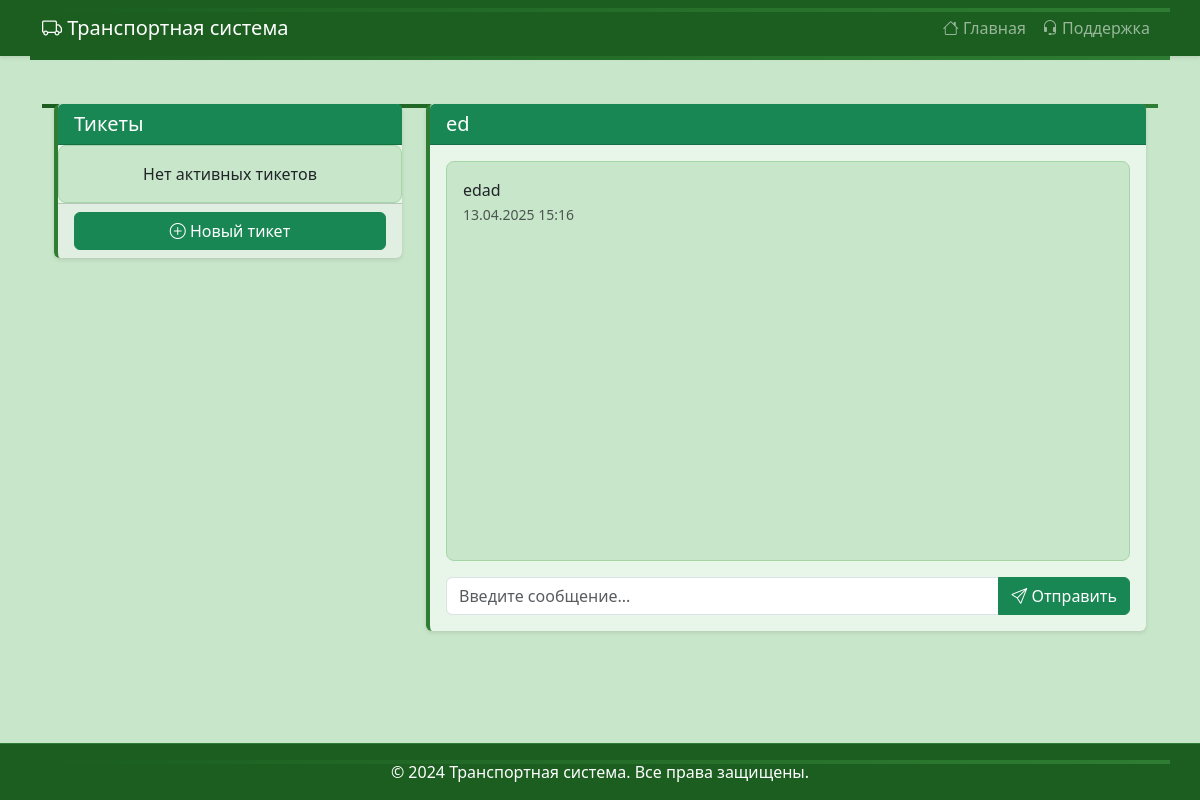
Page /support/ (signed in) on the committed database.
### transport/models.py (models this page shows, shortened)
class SupportTicket(models.Model):
    STATUS_CHOICES = [
        ('new', 'Новый'),
        ('in_progress', 'В работе'),
        ('resolved', 'Решен'),
        ('closed', 'Закрыт'),
    ]
    session_id = models.CharField(max_length=100)
    email = models.EmailField()
    subject = models.CharField(max_length=200)
    status = models.CharField(max_length=20, choices=STATUS_CHOICES, default='new')
    transport = models.ForeignKey(Transport, on_delete=models.SET_NULL, null=True, blank=True, related_name='tickets')
    created_at = models.DateTimeField(auto_now_add=True)
    updated_at = models.DateTimeField(auto_now=True)
    class Meta:
        verbose_name = 'Тикет'
        verbose_name_plural = 'Тикеты'

class SupportMessage(models.Model):
    ticket = models.ForeignKey(SupportTicket, on_delete=models.CASCADE, related_name='messages')
    is_staff = models.BooleanField(default=False)
    message = models.TextField()
    created_at = models.DateTimeField(auto_now_add=True)
    class Meta:
        verbose_name = 'Сообщение'
        verbose_name_plural = 'Сообщения'
        ordering = ['created_at']

### transport/views.py (the view)
# urls.py: path('support/', views.support_chat, name='support_chat'),
@ensure_csrf_cookie
def support_chat(request):
    current_ticket_id = request.GET.get('ticket_id') or request.session.get('current_ticket_id')
    current_ticket = None
    messages = []
    if current_ticket_id:
        try:
            current_ticket = SupportTicket.objects.get(id=current_ticket_id)
            messages = SupportMessage.objects.filter(ticket=current_ticket).order_by('created_at')
        except SupportTicket.DoesNotExist:
            current_ticket_id = None
    tickets = SupportTicket.objects.filter(session_id=request.session.session_key).order_by('-created_at')
    context = {
        'current_ticket': current_ticket,
        'tickets': tickets,
        'messages': messages
    }
    return render(request, 'transport/support_chat.html', context)

### transport/templates/transport/support_chat.html (shortened to what this page needs)
{% extends 'transport/base.html' %}
{% block content %}
<div class="container mt-4">
    <div class="row">
        <div class="col-md-4">
            <div class="card">
                <div class="card-header bg-success text-white">
                    <h5 class="mb-0">Тикеты</h5>
                </div>
                <div class="card-body p-0">
                    <div class="ticket-list">
                        {% for ticket in tickets %}
                        <div class="ticket-item p-3 {% if ticket.id == current_ticket.id %}active{% endif %}"
                             onclick="window.location.href='{% url 'support_chat' %}?ticket_id={{ ticket.id }}'"
                             data-ticket-id="{{ ticket.id }}">
                            <h6 class="mb-1">{{ ticket.subject }}</h6>
                            <small class="text-muted">{{ ticket.email }}</small>
                            <span class="badge bg-{{ ticket.status|yesno:'success,warning' }} float-end">
                                {{ ticket.get_status_display }}
                            </span>
                        </div>
                        {% empty %}
                        <div class="p-3">
                            <p class="text-center mb-0">Нет активных тикетов</p>
                        </div>
                        {% endfor %}
                    </div>
                </div>
                <div class="card-footer">
                    <button class="btn btn-success w-100" id="newTicketBtn">
                        <i class="bi bi-plus-circle"></i> Новый тикет
                    </button>
                </div>
            </div>
        </div>
        <div class="col-md-8">
            <div class="card">
                <div class="card-header bg-success text-white">
                    <h5 class="mb-0">
                        {% if current_ticket %}
                            {{ current_ticket.subject }}
                        {% else %}
                            Выберите тикет или создайте новый
                        {% endif %}
                    </h5>
                </div>
                <div class="card-body">
                    {% if current_ticket %}
                        <div class="chat-messages mb-3" id="chatMessages">
                            {% for message in messages %}
                            <div class="message {% if message.is_staff %}message-staff{% else %}message-user{% endif %} mb-3">
                                <div class="message-content">
                                    {{ message.message }}
                                </div>
                                <small class="text-muted">{{ message.created_at|date:"d.m.Y H:i" }}</small>
                            </div>
                            {% endfor %}
                        </div>
                        <form id="messageForm" class="mt-3" data-ticket-id="{{ current_ticket.id }}">
                            <div class="input-group">
                                <input type="text" class="form-control" id="messageInput"
                                       placeholder="Введите сообщение...">
                                <button class="btn btn-success" type="submit">
                                    <i class="bi bi-send"></i> Отправить
                                </button>
                            </div>
                        </form>
                    {% else %}
                        <p class="text-center">Выберите тикет для просмотра сообщений</p>
                    {% endif %}
                </div>
            </div>
        </div>
    </div>
</div>
{% endblock %}

### transport/templates/transport/base.html (style rules this page uses)
body { min-height: 100vh; display: flex; flex-direction: column; background-color: #c8e6c9; }
.card { transition: all 0.3s ease; border: none; box-shadow: 0 2px 4px rgba(0,0,0,0.1); background-color: #e8f5e9; border-left: 4px solid #2e7d32; }
.btn { transition: all 0.2s ease; }
.chat-messages { height: 400px; overflow-y: auto; padding: 1rem; background-color: #c8e6c9; border-radius: 0.5rem; border: 1px solid #a5d6a7; }
.ticket-list { max-height: 400px; overflow-y: auto; border: 1px solid #a5d6a7; border-radius: 0.5rem; background-color: #c8e6c9; }
.container { position: relative; }
.container::before { content: ''; position: absolute; top: 0; left: 0; right: 0; height: 4px; background: linear-gradient(90deg, #1b5e20, #2e7d32, #1b5e20); background-size: 200% 100%; animation: gradient 3s ease infinite; }

### rows in the picture
SupportTicket: subject "ed"
SupportMessage: message "edad", created_at "13.04.2025 15:16"
